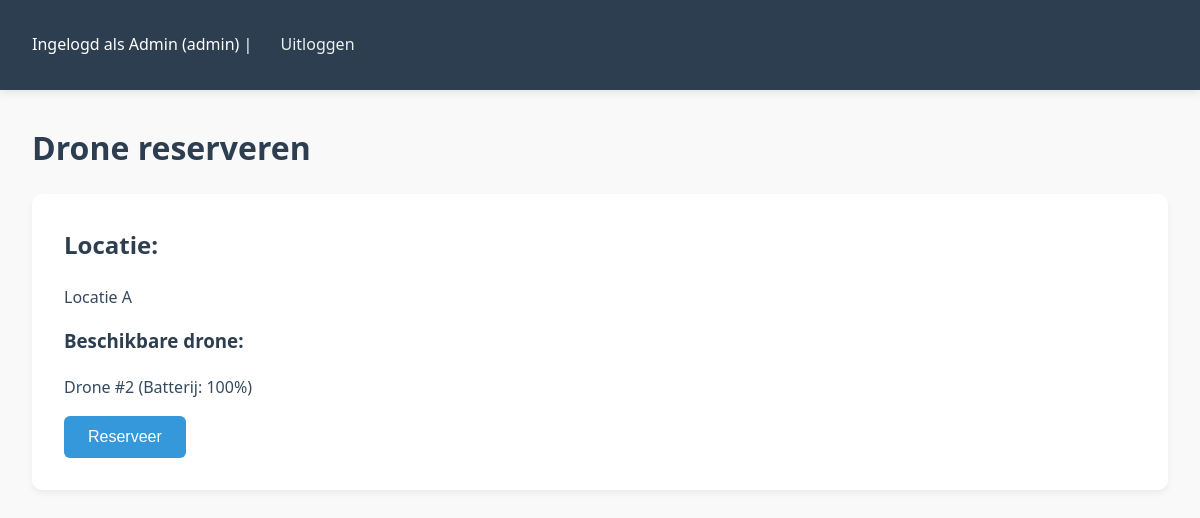
Page /reserveer?location_id=1&drone_id=2 (signed in) on the committed database.
### tables this page shows
CREATE TABLE Users (
        ID INTEGER PRIMARY KEY,
        naam TEXT NOT NULL UNIQUE,
        Rol TEXT NOT NULL
    );

CREATE TABLE Startplaats (
        ID INTEGER PRIMARY KEY,
        naam TEXT NOT NULL,
        maxDrones INTEGER NOT NULL
    );

### routes.py (the view, shortened to what this page needs)
@routes_bp.route('/reserveer', methods=['GET', 'POST'])
@login_required
def reserveer():
    location_id = request.args.get('location_id', type=int)
    drone_id = request.args.get('drone_id', type=int)
    available_locations = Locatie.get_available_drones_per_location()
    selected_location = None
    selected_drone = None
    if location_id is not None:
        selected_location = Locatie.by_id(location_id)
    if drone_id is not None:
        selected_drone = Drone.by_id(drone_id)
    return render_template('reserveer.html', locations=available_locations, selected_location=selected_location, selected_drone=selected_drone)

### app.py (called while the page is built)
@login_manager.user_loader
def load_user(user_id):
    user = User.by_id(user_id)
    return user

### database_context.py (called while the page is built)
    def getDbConn(self):
        return self._conn

### model/drone.py (called while the page is built)
    @staticmethod
    def by_id(drone_id):
        sql = '''select isbeschikbaar, batterijlevel, locatieId, id from drones where id = ?'''
        dc = DatabaseContext()
        conn = dc.getDbConn()
        cursor = conn.execute(sql, (drone_id,))
        row = cursor.fetchone()
        return Drone(beschikbaarheid=row[0], batterijLevel=row[1], locatieId=row[2], id=row[3])

    @staticmethod
    def all():
        sql = 'select id, batterijlevel, isbeschikbaar, locatieId from drones'
        dc = DatabaseContext()
        conn = dc.getDbConn()
        cursor = conn.execute(sql)
        rows = cursor.fetchall()
        drones = []
        for row in rows:
            drone = Drone(
                beschikbaarheid=row[2],
                batterijLevel=row[1],
                locatieId=row[3],
                id=row[0]
            )
            drones.append(drone)
        return drones

    def to_dict(self):
        return {
            "id": self.id,
            "beschikbaarheid": self.beschikbaarheid,
            "batterijlevel": self.batterijLevel,
            "locatieId": self.locatieId
        }

### model/locatie.py (called while the page is built)
    @staticmethod
    def all():
        sql = '''select id, naam, maxDrones from startplaats'''
        dc = DatabaseContext()
        conn = dc.getDbConn()
        cursor = conn.cursor()
        cursor.execute(sql)
        rows = cursor.fetchall()
        conn.close()
        locaties = []
        for row in rows:
            locatie = Locatie(
                naam=row[1],
                maxDrones=row[2],
                id=row[0]
            )
            locaties.append(locatie)
        return locaties

    @staticmethod
    def by_id(loc_id):
        dc = DatabaseContext()
        conn = dc.getDbConn()
        sql = '''select naam, maxDrones, id from startplaats where id = ?'''
        cursor = conn.execute(sql, (loc_id,))
        row = cursor.fetchone()
        locatie = Locatie(naam=row[0], maxDrones=row[1], id=row[2])
        return locatie

### model/user.py (called while the page is built)
    @staticmethod
    def by_id(user_id):
        dc = DatabaseContext()
        conn = dc.getDbConn()
        sql = '''select naam, rol, id from users where id = ?'''
        cursor = conn.execute(sql, (user_id,))
        row = cursor.fetchone()
        if row:
            return User(naam=row[0], rol=row[1], id=row[2])
        return None

### templates/reserveer.html (shortened to what this page needs)
{% extends "base.html" %}
{% block content %}
    <h1>Drone reserveren</h1>
    <form method="POST">
        <h2>Locatie:</h2>
        {% if selected_location %}
            <p>{{ selected_location.naam }}</p>
        {% endif %}
        <div id="drone-selection">
            <h3>Beschikbare drone:</h3>
            {% if selected_drone %}
                <p>Drone #{{ selected_drone.id }} (Batterij: {{ selected_drone.batterijLevel }}%)</p>
            {% else %}
                <p>Selecteer een locatie om drones weer te geven.</p>
            {% endif %}
        </div>
        <button type="submit">Reserveer</button>
    </form>
{% endblock %}

### templates/base.html (shortened to what this page needs)
<!DOCTYPE html>
<html>
<head>
    <link rel="stylesheet" href="{{ url_for('static', filename='style.css') }}">
</head>
<body>
    <header>
        {% if current_user.is_authenticated %}
            <p>Ingelogd als {{ current_user.naam }} ({{ current_user.rol }}) | <a href="{{ url_for('auth.logout') }}">Uitloggen</a></p>
        {% endif %}
    </header>
    <main>
        {% block content %}{% endblock %}
    </main>
</body>
</html>

### static/style.css (style rules this page uses)
:root { --primary: #3498db; --primary-dark: #2980b9; --secondary: #2c3e50; --success: #27ae60; --warning: #f39c12; --danger: #e74c3c; --light: #ecf0f1; --dark: #34495e; --gray: #bdc3c7; }
body { font-family: 'Segoe UI', Tahoma, Geneva, Verdana, sans-serif; line-height: 1.6; color: var(--dark); background-color: #f9f9f9; margin: 0; padding: 0; }
header { background-color: var(--secondary); color: white; padding: 1rem 2rem; display: flex; justify-content: space-between; align-items: center; box-shadow: 0 2px 10px rgba(0, 0, 0, 0.1); }
header a { color: var(--light); text-decoration: none; margin-left: 1.5rem; font-weight: 500; transition: color 0.3s; }
main { max-width: 1400px; margin: 2rem auto; padding: 0 2rem; }
h1, h2, h3 { color: var(--secondary); margin-top: 0; }
form { background: white; padding: 2rem; border-radius: 10px; box-shadow: 0 4px 6px rgba(0, 0, 0, 0.05); margin-bottom: 2rem; }
button, .button { background-color: var(--primary); color: white; border: none; padding: 0.75rem 1.5rem; border-radius: 6px; cursor: pointer; font-size: 1rem; font-weight: 500; text-decoration: none; display: inline-flex; align-items: center; justify-content: center; transition: all 0.3s; }

### rows in the picture
Users: naam "Admin", rol "admin"
Startplaats: naam "Locatie A"

### other values in the picture
{{ selected_drone.id }} "2"
{{ selected_drone.batterijLevel }} "100"
